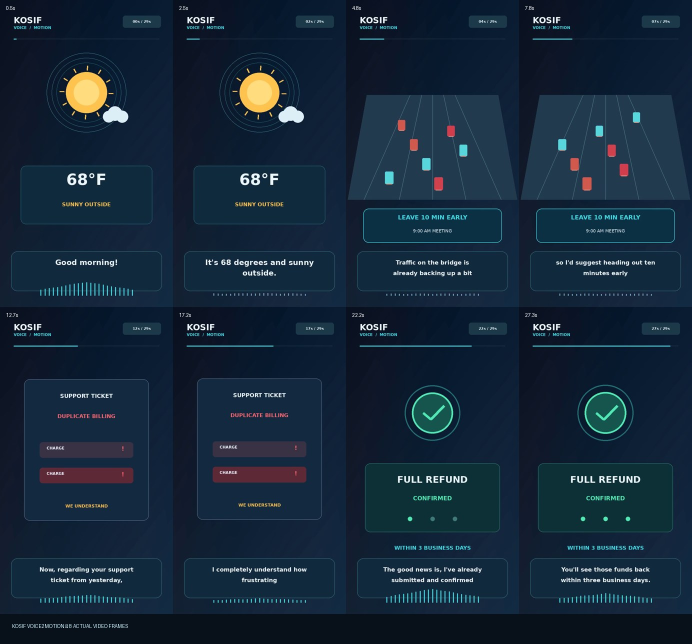
#> input picture skills/kosif-montage-motion/examples/voice2motion/storyboard.jpg, 1384 x 1288 px (shown at 1/2 size)
$ python vectorize.py ../../kosif-montage-motion/examples/voice2motion/storyboard.jpg
#> lines starting #> are read from the running program, lines starting #| are printed output that depends on the picture; after the words box and inside, x2 and y2 are one past the last pixel; in counts of white or black regions, pixels touching at a corner belong together
"""Turn an image (a logo, an icon, flat artwork) into a vector picture program.

1. Pick the image's pure colours. Antialiased in-between colours along edges are recognised as mixtures and
   skipped.
2. Enlarge the image 8x smoothly and give every fine pixel its nearest pure colour. Because the source's
   antialiasing becomes smooth boundaries, the edges come out as curves, not stair steps.
3. Trace each colour region's outline, holes included, with OpenCV, and simplify it into polygons.
4. Stack the layers largest first, each grown by a hair, so neighbours overlap and no seams show between them.

The result is pure vector data: it renders crisp at any size and is also written out as an SVG.
"""
from __future__ import annotations

import colorsys
import json
import math
from pathlib import Path

import cv2
import numpy as np
from PIL import Image


def _edge_blends(rgb: np.ndarray) -> np.ndarray:
    """True where a pixel is antialiasing: its colour lies between two OPPOSITE neighbours of clearly different
    colours. A grey letter on white is not a blend (no black next to it); a grey pixel between black and white is."""
    c = rgb.astype(np.float32)
    H, W = c.shape[:2]
    R = 1                                   # 3-colour blends in sub-pixel gaps are caught later, in _palette
    pad = np.pad(c, ((R, R), (R, R), (0, 0)), mode="edge")
    out = np.zeros((H, W), bool)
    dirs = [((-1, 0), (1, 0)), ((0, -1), (0, 1)), ((-1, -1), (1, 1)), ((-1, 1), (1, -1))]
    for k in range(1, R + 1):
        for (y1, x1), (y2, x2) in dirs:
            p = pad[R + k * y1:R + k * y1 + H, R + k * x1:R + k * x1 + W]
            q = pad[R + k * y2:R + k * y2 + H, R + k * x2:R + k * x2 + W]
            d = q - p
            dd = (d * d).sum(-1)
            t = ((c - p) * d).sum(-1) / np.maximum(dd, 1e-6)
            dist = np.sqrt(((c - (p + t[..., None] * d)) ** 2).sum(-1))
            out |= (dd > 40 ** 2) & (t > .08) & (t < .92) & (dist < 18)
    return out


def _palette(rgba: np.ndarray, max_colors: int = 16, min_share: float = 0.001) -> list[np.ndarray]:
    """The image's real colours: most frequent first, from fully opaque pixels that are not edge blends; each
    colour is the mean of the pixels it stands for (not a bin centre), so flat areas come back exact."""
    opaque = rgba[..., 3] >= 200
    rgb = rgba[..., :3]
    pure = rgb[opaque & ~_edge_blends(rgb)].astype(np.float32)
    if not len(pure):
        pure = rgb[opaque].astype(np.float32)
    q = (pure // 8).astype(np.int32)
    keys, inv, counts = np.unique(q, axis=0, return_inverse=True, return_counts=True)
    inv = inv.ravel()
    total, cands = opaque.sum(), []
    for i in np.argsort(-counts):
        if counts[i] < total * min_share or len(cands) >= max_colors + 8:
            break
        c = pure[inv == i].mean(0)
        if all(np.linalg.norm(c - p) >= 30 for p in cands):
            near = pure[np.linalg.norm(pure - c, axis=1) < 22]    # mean of everything close to the pick
            cands.append(near.mean(0) if len(near) else c)

    # A candidate that can be mixed from 2-3 stronger colours, and whose pixels mostly sit right next to those very
    # colours, is an edge blend (e.g. pink in a sub-pixel gap between red and white). Grey letters on white survive:
    # grey mixes from black and white, but there is no black beside them.
    img = rgb.astype(np.float32)
    kernel = np.ones((5, 5), np.uint8)
    near_mask = lambda c: (np.linalg.norm(img - c, axis=-1) < 26) & opaque  # noqa: E731
    accepted: list[np.ndarray] = []
    for c in cands:
        parents = _mixture(c, accepted)
        if parents is not None:
            own = near_mask(c)
            close = np.ones_like(own)
            for p in parents:
                close &= cv2.dilate(near_mask(accepted[p]).astype(np.uint8), kernel).astype(bool)
            if own.sum() and (own & close).sum() / own.sum() > 0.5:
                continue
        accepted.append(c)
        if len(accepted) >= max_colors:
            break
    return accepted


def _mixture(c: np.ndarray, cols: list[np.ndarray], tol: float = 16.0):
    """Indices of 2 or 3 colours whose blend reproduces c (weights 6-94%), or None."""
    from itertools import combinations
    best = None
    for r in (2, 3):
        for idx in combinations(range(len(cols)), r):
            A = np.stack([cols[i] for i in idx], 1)            # 3 x r
            M = np.vstack([A, np.full((1, r), 255.0)])         # weights must sum to 1 (weighted row)
            w, *_ = np.linalg.lstsq(M, np.append(c, 255.0), rcond=None)
            if np.all(w > .06) and np.all(w < .94):
                err = np.linalg.norm(A @ w - c)
                if err < tol and (best is None or err < best[0]):
                    best = (err, idx)
        if best:
            return best[1]
    return None


def name_ar(c) -> str:
    """A rough Arabic colour name, for the step labels."""
    r, g, b = (float(v) / 255 for v in c)
    h, s, v = colorsys.rgb_to_hsv(r, g, b)
    h *= 360
    if s < .14 or v < .12:
        return "الأبيض" if v > .9 else "الرمادي الفاتح" if v > .65 else "الرمادي" if v > .3 else "الأسود"
    if v > .85 and s < .3:
        return "الكريمي" if 20 < h < 90 else "الوردي الفاتح" if h < 20 or h > 300 else "الفاتح"
    if h < 15 or h >= 340:
        return "الأحمر" if v > .55 else "الأحمر الداكن"
    if h < 45:
        return "البرتقالي" if v > .6 else "البني"
    if h < 62:
        return "الأصفر" if v > .7 else "الزيتي"
    if h < 165:
        return "الأخضر الفاتح" if v > .65 and h < 95 else "الأخضر الزيتي" if h < 95 else "الأخضر" if v > .5 else "الأخضر الداكن"
    if h < 260:
        return "الأزرق"
    return "البنفسجي" if h < 300 else "الوردي"


def _memberships(rgba: np.ndarray, P: np.ndarray, margin: float = 14.0) -> np.ndarray:
    """How much of each palette colour every source pixel holds. A pixel close to one colour is that colour; an
    edge pixel is split between the two colours it blends (red/white 40:60), never handed to a third colour that
    merely sits nearby in colour space (grey between red and white). The last channel is transparency."""
    c = rgba[..., :3].astype(np.float32)
    alpha = rgba[..., 3].astype(np.float32) / 255
    H, W = alpha.shape
    K = len(P)
    d1 = np.linalg.norm(c[..., None, :] - P[None, None], axis=-1)
    best1, dist1 = d1.argmin(-1), d1.min(-1)
    dist2 = np.full((H, W), np.inf, np.float32)
    bi, bj, bt = np.zeros((H, W), int), np.zeros((H, W), int), np.zeros((H, W), np.float32)
    for i in range(K):
        for j in range(i + 1, K):
            d = P[j] - P[i]
            t = np.clip(((c - P[i]) @ d) / float(d @ d), 0, 1)
            dist = np.linalg.norm(c - (P[i] + t[..., None] * d), axis=-1)
            better = dist < dist2
            dist2[better], bi[better], bj[better], bt[better] = dist[better], i, j, t[better]
    m = np.zeros((K + 1, H, W), np.float32)
    yy, xx = np.mgrid[:H, :W]
    pure = dist1 <= dist2 + margin
    m[best1[pure], yy[pure], xx[pure]] = 1
    b = ~pure
    np.add.at(m, (bi[b], yy[b], xx[b]), 1 - bt[b])
    np.add.at(m, (bj[b], yy[b], xx[b]), bt[b])
    m[:K] *= alpha
    m[K] = 1 - alpha
    return m


def looks_like_photo(rgba: np.ndarray) -> bool:
    """Photos and paintings have thousands of distinct colours; logos, icons and flat art have a few hundred."""
    small = np.asarray(Image.fromarray(rgba).convert("RGB").resize((200, 200), Image.BILINEAR))
    return len(np.unique((small // 8).reshape(-1, 3), axis=0)) > 1200


def _photo_memberships(rgba: np.ndarray, k: int):
    """For photos: smooth the texture but keep the edges, then group the colours into k (k-means in Lab)."""
    rgb = np.ascontiguousarray(rgba[..., :3])
    alpha = rgba[..., 3].astype(np.float32) / 255
    H, W = alpha.shape
    flat = cv2.bilateralFilter(rgb, 9, 40, 9)
    lab = cv2.cvtColor(flat, cv2.COLOR_RGB2LAB).reshape(-1, 3).astype(np.float32)
    opaque = (rgba[..., 3] >= 128).reshape(-1)
    sample = lab[opaque]
    if len(sample) > 60000:
        sample = sample[np.random.default_rng(0).choice(len(sample), 60000, replace=False)]
    crit = (cv2.TERM_CRITERIA_EPS + cv2.TERM_CRITERIA_MAX_ITER, 40, 0.3)
    _, _, centres = cv2.kmeans(sample, k, None, crit, 3, cv2.KMEANS_PP_CENTERS)
    labels = np.concatenate([((lab[i:i + 50000, None] - centres[None]) ** 2).sum(-1).argmin(1)
                             for i in range(0, len(lab), 50000)]).reshape(H, W)
    pal = cv2.cvtColor(np.clip(centres, 0, 255).astype(np.uint8)[None], cv2.COLOR_LAB2RGB)[0].astype(np.float32)
    m = np.zeros((k + 1, H, W), np.float32)
    yy, xx = np.mgrid[:H, :W]
    m[labels, yy, xx] = 1
    m[:k] *= alpha
    m[k] = 1 - alpha
    return list(pal), m


def trace(path: str | Path, up: int = 8, simplify: float = 0.85, grow: int = 2, sharpen: float = 0.9,
          min_area: float = 0.9, colors: int | None = None, max_side: int = 520) -> dict:
    """Any image -> vector colour layers. Logos and flat art keep their exact colours; photos (auto-detected, or
    colors=k) are grouped into k colours, like a poster or a painting in flat paint."""
#> called with up = 8, simplify = 0.85, grow = 2, sharpen = 0.9, min_area = 0.9, max_side = 520
    im = Image.open(path).convert("RGBA")
    if max(im.size) > max_side:                    # the result is vector: tracing a big photo larger adds only noise
        f = max_side / max(im.size)
#> f = 0.376
        im = im.resize((max(1, round(im.width * f)), max(1, round(im.height * f))), Image.LANCZOS)
#> im: PIL image 520x484 RGBA
    w, h = im.size
#> w = 520; h = 484
    a0 = np.asarray(im)
    photo = colors is not None or looks_like_photo(a0)
#> in looks_like_photo, `small = np.asarray(Image.fromarray(rgba).convert("RGB").resize((200, 2..`:
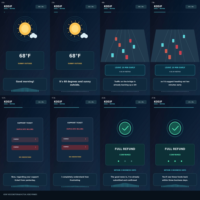
#> small: shape (200, 200, 3); mean R, G, B 21.7, 40.2, 57.9
#> photo = False
    if photo:
        pal, mem = _photo_memberships(a0, colors or 24)
        up, simplify, min_area, sharpen = (4 if max(w, h) > 260 else 6), 1.1, max(min_area, 2.5), 0.4
    else:
        pal = _palette(a0)
#> in _palette, `opaque = rgba[..., 3] >= 200`: opaque: shape (484, 520) bool; every value is 1
#> after the loop in _edge_blends, `for k in range(1, R + 1):`:
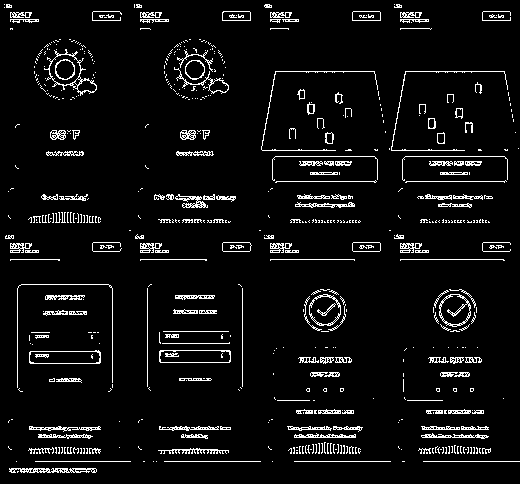
#> out: shape (484, 520) bool; 6% white in thin lines or dots
#> in _palette, `keys, inv, counts = np.unique(q, axis=0, return_inverse=True, return_c..`: keys = 1019 rows, first 8: [0, 0, 0], [0, 0, 1], [0, 0, 2], [0, 0, 3], [0, 0, 4], [0, 1, 1], [0, 1, 2], [0, 1, 3]; counts = 1019 values, max 25425 at index 60, min 1 at index 10, mean 232.1
#> in _palette, `total, cands = opaque.sum(), []`: total = 251680; cands = []
#> the loop in _palette, `for i in np.argsort(-counts):` made 46 passes
#> (i, c) on passes 1 to 12: (60, [10.75, 28.52, 50.39]), (106, [17.98, 36.04, 59.1]), (111, [16.82, 41.14, 61.2]), (112, [18.91, 41.39, 64.5]), (54, [11.94, 19.37, 36.11]), (202, [33.12, 58.02, 77.94]), (59, [10.67, 25.65, 44.49]), (53, [8.05, 17, 26.11]), (55, [12.26, 21.98, 40.86]), (69, [14.49, 41.94, 60.86]), (99, [17.78, 26.18, 44.24]), (64, [13.96, 32.69, 53.67])
#> i on pass 46: 279
#> after the loop in _palette, `for i in np.argsort(-counts):`: cands = [[13.96, 32.09, 51.84], [31.6, 57.05, 76.49], [10.35, 20.83, 37.38], [93.04, 40.78, 54.31], [254.7, 220.2, 126.1], [252.9, 195.6, 79.15]]
#> the loop in _palette, `for c in cands:` made 6 passes
#> after the loop in _palette, `for c in cands:`: accepted has the same summary as cands
#> pal has the same summary as cands in _palette
        mem = _memberships(a0, np.array(pal, np.float32))
#> in _memberships, `alpha = rgba[..., 3].astype(np.float32) / 255`: alpha: shape (484, 520) float32; every value is 1
#> in _memberships, `K = len(P)`: K = 6
#> in _memberships, `best1, dist1 = d1.argmin(-1), d1.min(-1)`: best1: shape (484, 520) int64; 6 distinct labels, from 0 to 5
#> after the loop in _memberships, `for i in range(K):`:
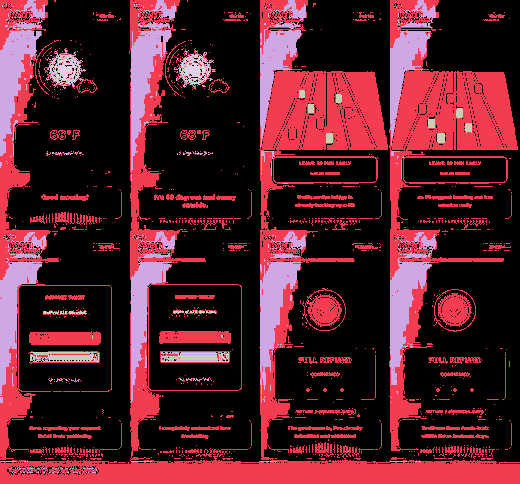
#> bi: shape (484, 520) int64; 5 distinct labels, from 0 to 4; one colour per label, 0 black
#> after the loop in _memberships, `for i in range(K):`:
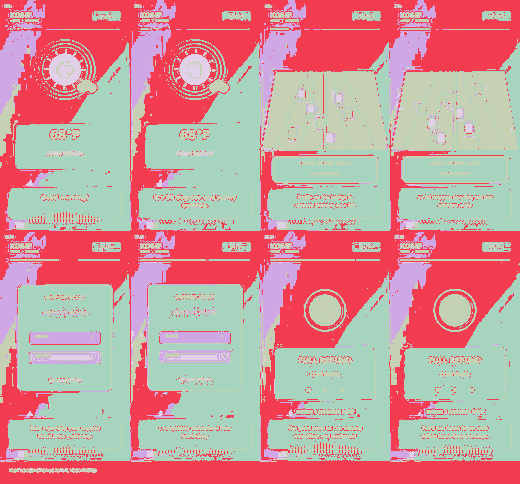
#> bj: shape (484, 520) int64; 5 distinct labels, from 1 to 5; one colour per label, 0 black
#> in _memberships, `pure = dist1 <= dist2 + margin`:
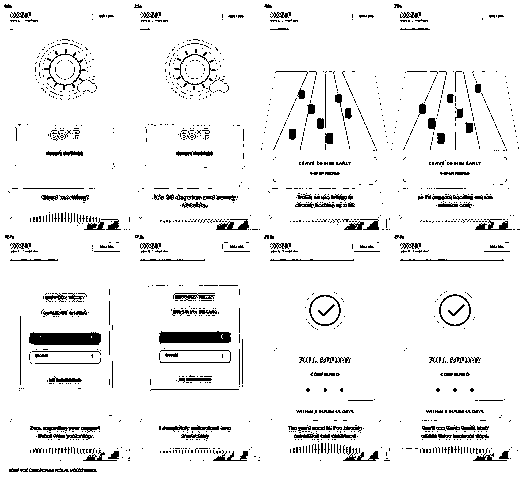
#> pure: shape (484, 520) bool; 93.8% white; 1429 black regions (1258 under 20 px), largest, box (x1, y1, x2, y2) and area: (29, 332, 101, 345) 847, (159, 331, 231, 344) 780, (44, 49, 86, 90) 218
    P = np.array(pal, np.float32)
#> P has the same summary as cands in _palette
    # unsharp the shares first: a line thinner than a pixel never reaches 50% at its core and would break into beads
    # when enlarged; sharpening lifts such peaks while a straight edge keeps its 50% midpoint where it was
    mem = np.stack([cv2.GaussianBlur(m, (0, 0), .55) for m in mem])      # even out pixel-to-pixel flicker
    mem = np.stack([m + sharpen * (m - cv2.GaussianBlur(m, (0, 0), 1.0)) for m in mem])
    mem = np.stack([cv2.resize(m, (w * up, h * up), interpolation=cv2.INTER_CUBIC) for m in mem])
    lab = mem.argmax(0)
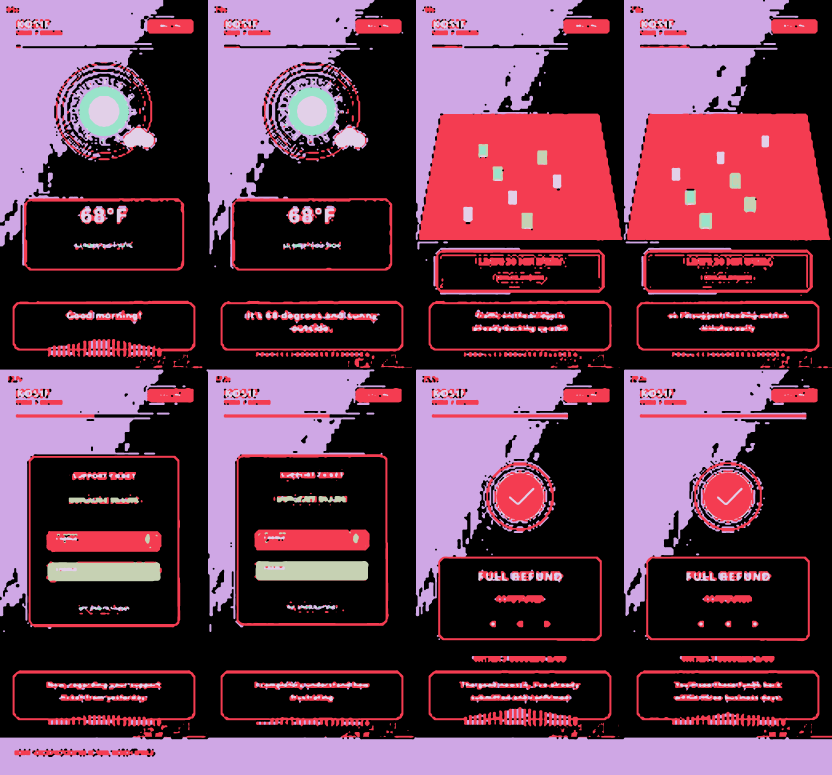
#> lab: shape (3872, 4160) int64 (shown at 1/5 size); 6 distinct labels, from 0 to 5; one colour per label, 0 black
    alpha = lab != len(P)
#> alpha: shape (3872, 4160) bool; every value is 1
    lab[~alpha] = -1
    kernel = cv2.getStructuringElement(cv2.MORPH_ELLIPSE, (2 * grow + 1, 2 * grow + 1))

    def contours(mask) -> list[dict]:
        cs, hier = cv2.findContours(mask, cv2.RETR_CCOMP, cv2.CHAIN_APPROX_NONE)
        if hier is None:
            return []
        hier = hier[0]
        outers = sorted([i for i in range(len(cs)) if hier[i][3] < 0], key=lambda i: -cv2.contourArea(cs[i]))
        out = []
        for i in outers:
            groups = [(i, False)] + [(j, True) for j in range(len(cs)) if hier[j][3] == i]
            for j, hole in groups:
                c = cv2.approxPolyDP(cs[j], simplify, True)[:, 0, :].astype(np.float32)
                if len(c) >= 3 and abs(cv2.contourArea(c)) > up * up * min_area:
                    out.append({"hole": hole, "pts": np.round((c + .5) / up, 3).tolist()})
        return out

    layers = []
    areas = [(int((lab == k).sum()), k) for k in range(len(pal))]
#> areas = [(8985112, 0), (2431987, 1), (4241196, 2), (143032, 3), (238577, 4), (67616, 5)]
    for area, k in sorted(areas, reverse=True):
        if area < up * up * 2:
            continue
        mask = cv2.dilate(((lab == k) * 255).astype(np.uint8), kernel)
        ys, xs = np.nonzero(lab == k)
        col = P[k]
        layers.append({"color": "#%02x%02x%02x" % tuple(int(round(v)) for v in col), "name": name_ar(col),
                       "area": round(area / up / up, 1), "centre": [round(xs.mean() / up, 1), round(ys.mean() / up, 1)],
                       "polys": contours(mask)})
#> this loop made 6 passes
#> (area, k, col) on passes 1 to 6: (8985112, 0, [13.96, 32.09, 51.84]), (4241196, 2, [10.35, 20.83, 37.38]), (2431987, 1, [31.6, 57.05, 76.49]), (238577, 4, [254.7, 220.2, 126.1]), (143032, 3, [93.04, 40.78, 54.31]), (67616, 5, [252.9, 195.6, 79.15])
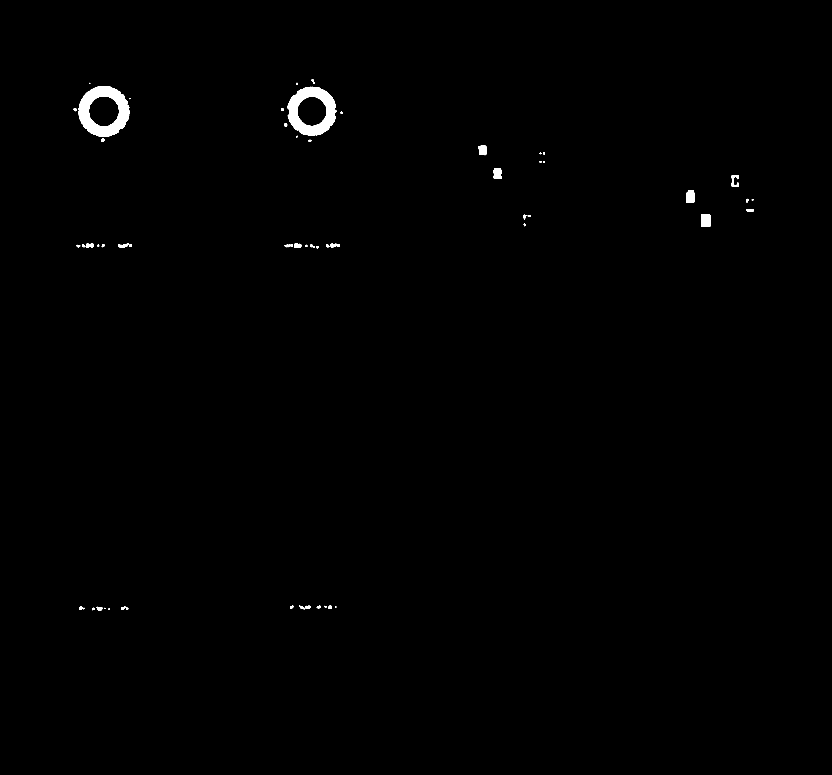
#> mask: shape (3872, 4160) (shown at 1/5 size); 0.49% white; 61 white regions (2 under 20 px)
#> after the loop, layers = 6 items
    silhouette = contours((alpha * 255).astype(np.uint8))
#> in contours (call 7), `cs, hier = cv2.findContours(mask, cv2.RETR_CCOMP, cv2.CHAIN_APPROX_NONE)`: cs = 1 contour; box (x1, y1, x2, y2) and area: (0, 0, 4160, 3872) 16099489
#> in contours (call 7), `cs, hier = cv2.findContours(mask, cv2.RETR_CCOMP, cv2.CHAIN_APPROX_NONE)`: mask: shape (3872, 4160); every value is 255
#> silhouette = 1 item
    return {"source": Path(path).name, "size": [w, h], "photo": bool(photo), "layers": layers,
            "silhouette": silhouette}


def to_svg(data: dict, path: str | Path, scale: float = 1.0):
    """Write the traced picture as an SVG (one even-odd path per colour, stacked like the program)."""
    w, h = data["size"]
    out = [f'<svg xmlns="http://www.w3.org/2000/svg" viewBox="0 0 {w} {h}" width="{w * scale:g}" height="{h * scale:g}">']
    for L in data["layers"]:
        d = " ".join("M" + " L".join(f"{x:g} {y:g}" for x, y in p["pts"]) + " Z" for p in L["polys"])
        out.append(f'<path fill="{L["color"]}" fill-rule="evenodd" d="{d}"/>')
    out.append("</svg>")
    Path(path).write_text("\n".join(out), encoding="utf-8")


def save(data: dict, path: str | Path):
    Path(path).write_text(json.dumps(data, ensure_ascii=False, separators=(",", ":")), encoding="utf-8")


if __name__ == "__main__":
    import sys
    src = sys.argv[1]
    data = trace(src)
#> data = 5 items
    n = sum(len(L["polys"]) for L in data["layers"])
#> n = 3072
    pts = sum(len(p["pts"]) for L in data["layers"] for p in L["polys"])
#> pts = 60173
    print(f"{src}: {data['size']} -> {len(data['layers'])} colour layers, {n} outlines, {pts} points")
#| ../../kosif-montage-motion/examples/voice2motion/storyboard.jpg: [520, 484] -> 6 colour layers, 3072 outlines, 60173 points
    for L in data["layers"]:
        print(f"  {L['color']} {L['name']:<16} area {L['area']:>8} px  outlines {len(L['polys'])}")
#> this loop made 6 passes
#|   #0e2034 الأزرق           area 140392.4 px  outlines 847
#|   #0a1525 الأزرق           area  66268.7 px  outlines 809
#|   #20394c الأزرق           area  37999.8 px  outlines 966
#|   #ffdc7e البرتقالي        area   3727.8 px  outlines 373
#|   #5d2936 الأحمر الداكن    area   2234.9 px  outlines 32
#|   #fdc44f البرتقالي        area   1056.5 px  outlines 45
    stem = Path(src).stem
    save(data, Path(__file__).parent / "scenes" / f"{stem}.json")
    to_svg(data, Path(__file__).parent / "out" / f"{stem}.svg", scale=4)
#> in to_svg, `w, h = data["size"]`: w = 520; h = 484
#> the loop in to_svg, `for L in data["layers"]:` made 6 passes
#> after the loop in to_svg, `for L in data["layers"]:`: out = 7 items
